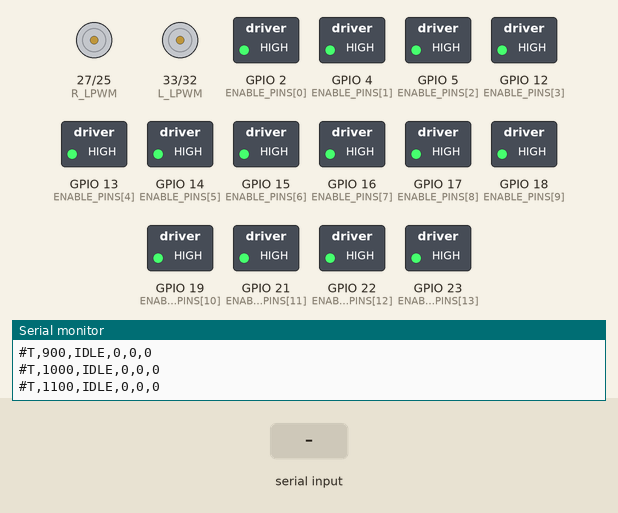
This sketch was run on a simulated ESP32. On the bench: motor-driver pin pairs drawn as motors (green arrow = first pin HIGH = forward, orange = second pin HIGH = backward, longer = more drive), switched loads named in the sketch (green lamp = pin HIGH), the last lines printed to the serial monitor. The test bench sets the inputs (shaded band).

Above: at 1.2 s.
1.3 s: "$GO\n" received over Serial
At 1.6 s:
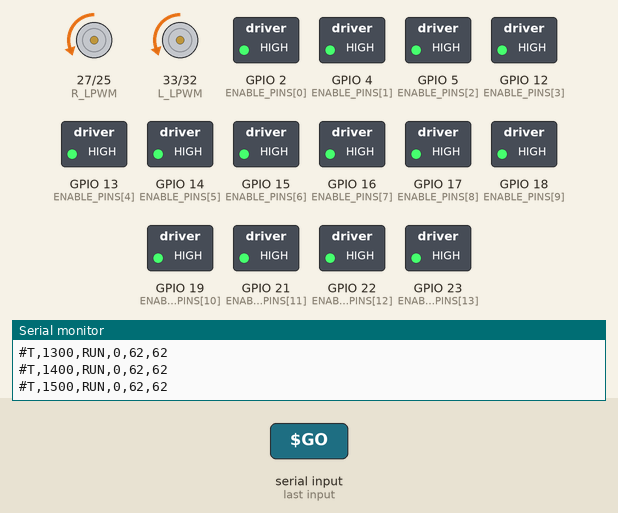
3.8 s: "$T,\n" received over Serial
At 4.6 s:
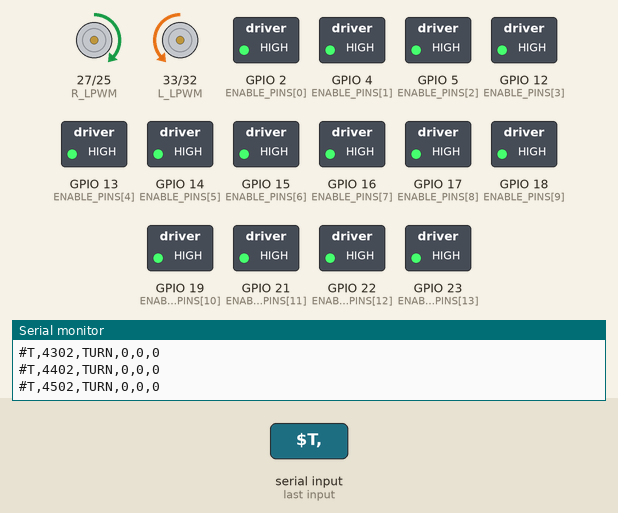
Timing chart, 0 to 6.8 s (numbered marks = the images above; inputs shaded):
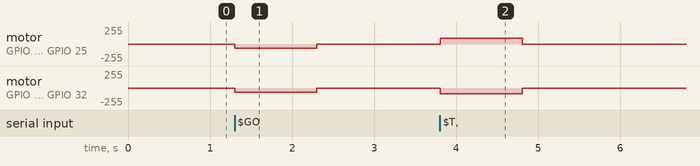

The sketch:

aces_noRC.ino
```cpp
/*  ACES autonomous firmware -- NO RECEIVER.
 *
 *  Everything comes from the Pi over USB. No FlySky, no PPM, no channel pins.
 *
 *  Pi -> ESP32
 *    $GO          drive forward at cruise
 *    $STOP        stop
 *    $S,<steer>   steering, -100..100, + = turn RIGHT
 *    $ROW_END     no walls left -- stop and stay stopped
 *    $T,<dir>     spin in place: +1 = right, -1 = left. Runs until the Pi
 *                 sends $GO or $STOP. The Pi ends the turn when the CAMERA
 *                 sees a row again, not on a timer -- a timed spin is wrong
 *                 the moment the surface or the battery changes.
 *    $P           keepalive
 *
 *  ESP32 -> Pi at 10 Hz
 *    #T,<ms>,<mode>,<steer>
 *    #E,<event>
 *
 *  SAFETY, since there is no transmitter any more
 *  ----------------------------------------------
 *  1. It boots STOPPED and stays stopped until the Pi sends $GO.
 *  2. If the Pi goes quiet for 1 second the motors stop by themselves. So
 *     Ctrl-C on the Pi, a crashed script, or a yanked USB cable all stop the
 *     bot. Your keyboard IS the kill switch now.
 *  3. CRUISE is deliberately low. Raise it only once you trust the tracking.
 *
 *  Wire a physical switch in the LiPo line to the drivers if you can. With no
 *  transmitter that is your only hardware stop.
 *
 *  Motor pins, unchanged:
 *    Left  BTS7960  RPWM 32  LPWM 33
 *    Right BTS7960  RPWM 14  LPWM 26
 *    Enables        every spare GPIO held high -- see ENABLE_PINS below
 */

#include <Arduino.h>

// Pins as actually wired on this bot.
// GPIO 34/35/36/39 are INPUT-ONLY on the ESP32 and can never drive an
// output. The left driver was on 35, which is why that side never ran.
#define L_RPWM 32
#define L_LPWM 33
#define R_RPWM 25
#define R_LPWM 27

// DIRECTION
// ---------
// On a BTS7960 the two PWM inputs are just "drive this way" and "drive the
// other way" -- which one is forward depends entirely on how the motor
// leads are landed on M+/M-. Rather than swap wires, flip it here.
//
// If the bot drives BACKWARD, set the matching value to -1.
// If ONE SIDE runs the wrong way (the bot spins on the spot instead of
// going straight), flip only that side.
const int LEFT_DIR  = +1;
const int RIGHT_DIR = +1;

// DRIVER ENABLES
// ---------------
// motor_test.ino ran the motors fine and this sketch did not. The only
// difference between them was that motor_test drove EVERY spare GPIO high,
// while this one drove just two. So the BTS7960 enable pins are wired to a
// GPIO neither of us has identified.
//
// Rather than keep guessing one pin at a time, do what motor_test does:
// hold every output-capable GPIO that is not a motor pin high at boot. They
// are unused, so driving them high is harmless, and it guarantees the
// enables are asserted whichever pin they are actually on.
//
// If you later trace the real enable pins, replace this list with just those
// two -- but there is no functional need to.
const int ENABLE_PINS[] = {2, 4, 5, 12, 13, 14, 15, 16, 17, 18, 19,
                           21, 22, 23, 26};
const int N_ENABLE = sizeof(ENABLE_PINS) / sizeof(ENABLE_PINS[0]);

#define CH_LR 0
#define CH_LL 1
#define CH_RR 2
#define CH_RL 3

// Forward speed. Do NOT drop this below ~75: a DC motor needs a minimum PWM
// just to overcome stiction, and below that it buzzes without turning. To go
// slower, the Pi pulses $GO/$STOP instead -- full torque while moving, much
// lower average speed. See PULSE_ON_S in run_mission.py.
// Slow and continuous beats fast and pulsed. Pulsing looked like a fault and
// gave the vision loop nothing steady to work with. 62 is close to the
// stiction floor on this chassis -- if it buzzes without turning, go back up
// in steps of 4.
const int CRUISE      = 62;
const int MAX_PWM     = 170;   // allow the outer side to exceed cruise
const int STEER_SCALE = 100;   // full +/-100 steer -> this much differential

// A four-wheel skid-steer robot turns by SCRUBBING its tyres sideways. That
// takes real force. With a small differential the inner wheels simply spin a
// little slower and the bot keeps going straight, which looks exactly like
// "the steering is not working".
//
// ALLOW_PIVOT lets the inner side run BACKWARDS for large corrections. That
// turns a weak differential into a genuine pivot and is usually the
// difference between a bot that corrects and one that does not. Set it to 0
// if you would rather it never reverses a wheel.
#define ALLOW_PIVOT 1

// Below this the motors do not overcome their own stiction and just buzz.
// Anything smaller is snapped to zero so we are not sending noise.
const int MIN_MOVE_PWM = 35;
const uint32_t PI_TIMEOUT_MS = 1000;
const int TURN_PWM = 85;             // spin speed. Low: the Pi has to SEE the
                                     // row to stop, so give it frames to work
                                     // with. Too fast and it overshoots.

enum Mode { IDLE, RUN, TURN, DONE };
Mode mode = IDLE;
int  turnDir = 1;                    // +1 right, -1 left

int      steerCmd = 0;
uint32_t piLast   = 0;
bool     everHeard = false;

void side(int fwd, int rev, int pwm) {
  pwm = constrain(pwm, -255, 255);
  ledcWrite(fwd, pwm >= 0 ?  pwm : 0);
  ledcWrite(rev, pwm <  0 ? -pwm : 0);
}
void drive(int l, int r) {
  side(CH_LR, CH_LL, constrain(l * LEFT_DIR,  -MAX_PWM, MAX_PWM));
  side(CH_RR, CH_RL, constrain(r * RIGHT_DIR, -MAX_PWM, MAX_PWM));
}
void stopAll() { drive(0, 0); }
void event(const char* e) { Serial.printf("#E,%s\n", e); }

void handleLine(String ln) {
  if (ln.length() < 2 || ln[0] != '$') return;
  piLast = millis();
  everHeard = true;
  if      (ln.startsWith("$GO"))      { if (mode == IDLE) { mode = RUN; event("RUNNING"); } }
  else if (ln.startsWith("$STOP"))    { if (mode == RUN)  { mode = IDLE; stopAll(); steerCmd = 0; event("STOPPED"); } }
  else if (ln.startsWith("$ROW_END")) { mode = DONE; stopAll(); event("ROW_END_ACK"); }
  else if (ln.startsWith("$T,"))      { turnDir = ln.substring(3).toInt() >= 0 ? 1 : -1;
                                        mode = TURN; event("TURNING"); }
  else if (ln.startsWith("$S,"))      { steerCmd = constrain(ln.substring(3).toInt(), -100, 100); }
}

void setup() {
  Serial.begin(115200);
  for (int i = 0; i < N_ENABLE; i++) {
    pinMode(ENABLE_PINS[i], OUTPUT);
    digitalWrite(ENABLE_PINS[i], HIGH);
  }
  ledcSetup(CH_LR, 15000, 8); ledcAttachPin(L_RPWM, CH_LR);
  ledcSetup(CH_LL, 15000, 8); ledcAttachPin(L_LPWM, CH_LL);
  ledcSetup(CH_RR, 15000, 8); ledcAttachPin(R_RPWM, CH_RR);
  ledcSetup(CH_RL, 15000, 8); ledcAttachPin(R_LPWM, CH_RL);
  stopAll();
  event("BOOT_NO_RC_v6_SLOW");
  // Print the pin map at boot so you can confirm from miniterm which build
  // is actually on the board, instead of assuming the upload took.
  Serial.printf("#E,PINS L=%d/%d R=%d/%d CRUISE=%d DIR L%+d R%+d\n",
                L_RPWM, L_LPWM, R_RPWM, R_LPWM, CRUISE, LEFT_DIR, RIGHT_DIR);
  Serial.print("#E,ENABLES");
  for (int i = 0; i < N_ENABLE; i++) Serial.printf(" %d", ENABLE_PINS[i]);
  Serial.println();
}

void loop() {
  static uint32_t tCtl = 0, tTlm = 0;
  static String buf;
  uint32_t now = millis();

  while (Serial.available()) {
    char c = Serial.read();
    if (c == '\n') { handleLine(buf); buf = ""; }
    else if (c != '\r' && buf.length() < 48) buf += c;
  }

  if (now - tCtl >= 20) {                          // 50 Hz
    tCtl = now;
    // Pi silence watchdog -- this is the kill switch
    if ((mode == RUN || mode == TURN) && everHeard
        && (now - piLast) > PI_TIMEOUT_MS) {
      stopAll(); mode = IDLE; steerCmd = 0; event("PI_TIMEOUT");
    }
    if (mode == TURN) {
      // Counter-rotate: tightest possible spin, so the bot stays inside the
      // headland instead of arcing out into the crop.
      drive(TURN_PWM * turnDir, -TURN_PWM * turnDir);
    } else if (mode == RUN) {
      int st = (steerCmd * STEER_SCALE) / 100;
      int l = CRUISE + st;
      int r = CRUISE - st;
#if !ALLOW_PIVOT
      if (l < 0) l = 0;
      if (r < 0) r = 0;
#endif
      // kill buzzing: a wheel commanded below stiction does nothing useful
      if (l > 0 && l < MIN_MOVE_PWM) l = 0;
      if (r > 0 && r < MIN_MOVE_PWM) r = 0;
      if (l < 0 && l > -MIN_MOVE_PWM) l = 0;
      if (r < 0 && r > -MIN_MOVE_PWM) r = 0;
      drive(l, r);
    } else {
      stopAll();
    }
  }

  if (now - tTlm >= 100) {                         // 10 Hz
    tTlm = now;
    const char* ms = mode == RUN ? "RUN" : mode == TURN ? "TURN"
                   : mode == DONE ? "DONE" : "IDLE";
    // report the actual per-side PWM so you can see whether the differential
    // is big enough, without guessing
    int st = (mode == RUN) ? (steerCmd * STEER_SCALE) / 100 : 0;
    Serial.printf("#T,%lu,%s,%d,%d,%d\n", now, ms, steerCmd,
                  (mode == RUN) ? CRUISE + st : 0,
                  (mode == RUN) ? CRUISE - st : 0);
  }
}
```

Measured:
- after the input at 1.3 s, motor on GPIO 27 (R_LPWM) / GPIO 25 (R_RPWM), motor on GPIO 33 (L_LPWM) / GPIO 32 (L_RPWM): stopped → backward 62/255 at once, → stopped 1.0 s later
- after the input at 3.8 s, motor on GPIO 27 (R_LPWM) / GPIO 25 (R_RPWM): stopped → forward 85/255 at once, → stopped 1.0 s later; motor on GPIO 33 (L_LPWM) / GPIO 32 (L_RPWM): stopped → backward 85/255 at once, → stopped 1.0 s later
